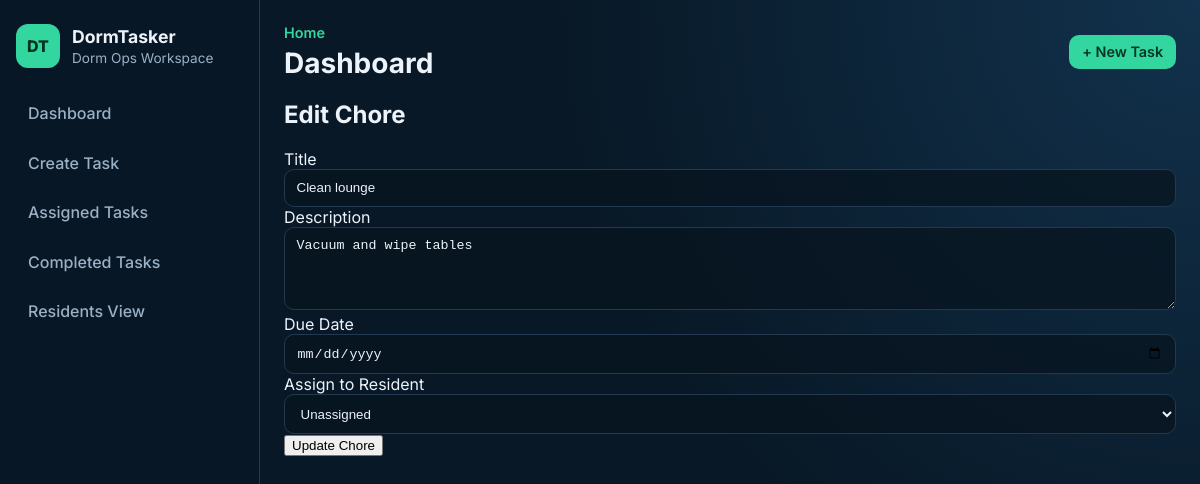
The page /chores/1/edit on the database as committed earlier.
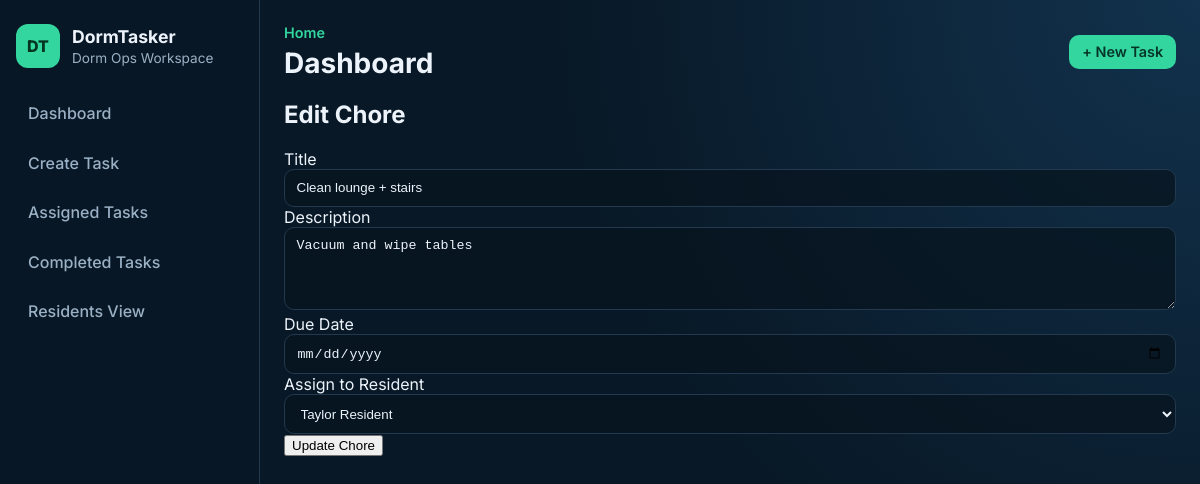
The same page on the database as committed later.
### tables this page shows
CREATE TABLE chores (
            id INTEGER PRIMARY KEY AUTOINCREMENT,
            title TEXT NOT NULL,
            description TEXT,
            due_date TEXT,
            status TEXT
        );

CREATE TABLE assignments (
            id INTEGER PRIMARY KEY AUTOINCREMENT,
            chore_id INTEGER NOT NULL,
            resident_id INTEGER NOT NULL,
            assigned_by INTEGER NOT NULL,
            FOREIGN KEY (chore_id) REFERENCES chores (id) ON DELETE CASCADE,
            FOREIGN KEY (resident_id) REFERENCES users (id),
            FOREIGN KEY (assigned_by) REFERENCES users (id)
        );

CREATE TABLE users (
            id INTEGER PRIMARY KEY AUTOINCREMENT,
            name TEXT NOT NULL,
            role TEXT NOT NULL CHECK (role IN ('RA', 'Resident'))
        );

### app.py (the view, shortened to what this page needs)
@app.route("/chores/<int:chore_id>/edit", methods=["GET", "POST"])
def edit_chore(chore_id):
    residents = service.get_residents()
    try:
        chore = service.get_chore(chore_id)
    except ChoreError as error:
        flash(str(error), "error")
        return redirect(url_for("chores"))
    return render_template("edit_chore.html", chore=chore, residents=residents)

### database.py (called while the page is built)
def get_db_connection():
    conn = sqlite3.connect(DB_PATH)
    conn.row_factory = sqlite3.Row
    return conn

### services.py (called while the page is built)
    def get_residents(self) -> List[Dict]:
        conn = get_db_connection()
        rows = conn.execute(
            "SELECT id, name, role FROM users WHERE role = 'Resident' ORDER BY name"
        ).fetchall()
        conn.close()
        return [dict(row) for row in rows]

    def get_chore(self, chore_id: int) -> Dict:
        conn = get_db_connection()
        row = conn.execute(
            """
            SELECT c.id, c.title, c.description, c.due_date, c.status, a.resident_id
            FROM chores c
            LEFT JOIN assignments a ON c.id = a.chore_id
            WHERE c.id = ?
            """,
            (chore_id,),
        ).fetchone()
        conn.close()
        if not row:
            raise ChoreNotFoundError(f"Chore with id {chore_id} was not found.")
        return {
            "id": row["id"],
            "title": row["title"],
            "description": row["description"] or "",
            "due_date": row["due_date"] or "",
            "status": row["status"],
            "resident_id": row["resident_id"],
        }

### templates/edit_chore.html (shortened to what this page needs)
{% extends "base.html" %}
{% block content %}
    <h2>Edit Chore</h2>
    <form method="post" class="chore-form">
        <label for="title">Title</label>
        <input type="text" id="title" name="title" value="{{ chore.title }}" required>
        <label for="description">Description</label>
        <textarea id="description" name="description" rows="4">{{ chore.description }}</textarea>
        <label for="due_date">Due Date</label>
        <input type="date" id="due_date" name="due_date" value="{{ chore.due_date }}">
        <label for="resident_id">Assign to Resident</label>
        <select id="resident_id" name="resident_id">
            <option value="">Unassigned</option>
            {% for resident in residents %}
                <option value="{{ resident.id }}" {% if chore.resident_id == resident.id %}selected{% endif %}>
                    {{ resident.name }}
                </option>
            {% endfor %}
        </select>
        <button type="submit">Update Chore</button>
    </form>
{% endblock %}

Rows that differ between the two databases and show on the page:
changed chores "Vacuum and wipe tables": title "Clean lounge" → "Clean lounge + stairs"
added assignments: resident_id "Taylor Resident"
Other text that changed with them:
form field resident_id: "Unassigned" → (not shown)
